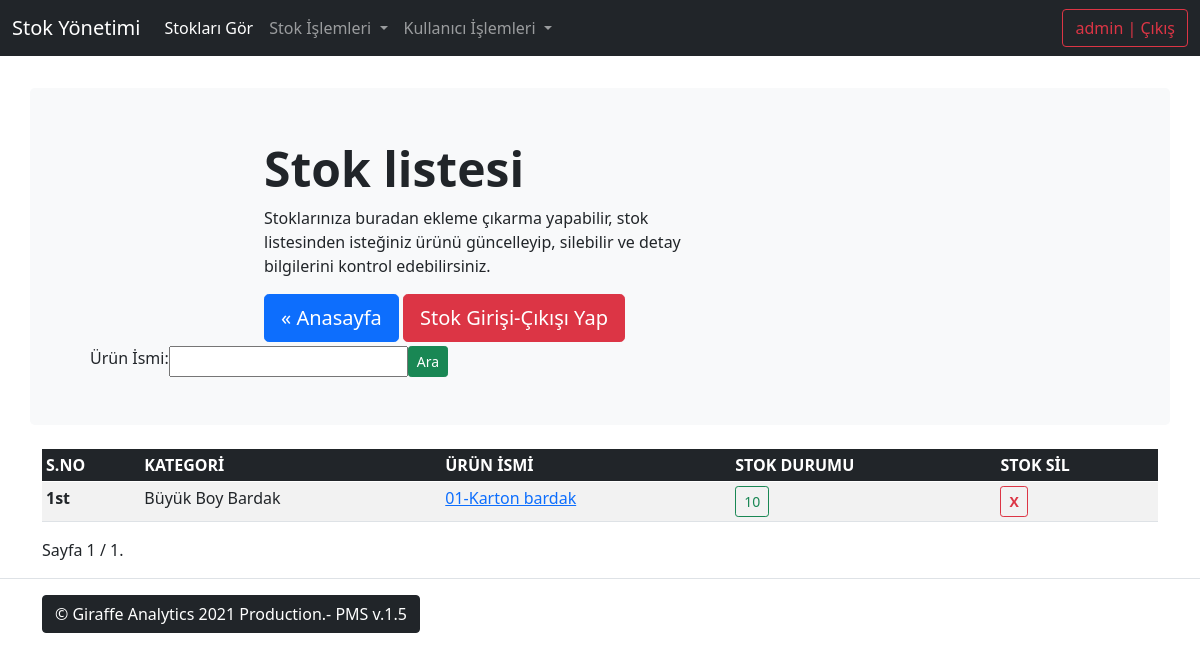
Screenshot of /products/ (signed in) with the database file from the repository.
### products/models/product_model.py (models this page shows, shortened)
class Product(models.Model):
    product_name = models.CharField(max_length=55, verbose_name='Ürün İsmi', unique=True)
    quantity = models.PositiveIntegerField(verbose_name='Ürün Miktarı')
    category = models.ForeignKey('Category', on_delete=models.SET_NULL, null=True, blank=True)
    content = models.TextField(verbose_name="Ürün Açıklaması", max_length=255, null=True, blank=True)
    class Meta:
        verbose_name = "Ürün"
        verbose_name_plural = "Ürünler"
        ordering = ("-id",)

class Category(models.Model):
    name = models.CharField(max_length=30, unique=True, verbose_name='Kategori İsmi')
    class Meta:
        verbose_name = "Kategori"
        verbose_name_plural = "Kategoriler"
        ordering = ['-id']
    def __str__(self):
        return self.name

### products/views/product_list.py (the view)
# urls.py: path('', product_list, name='product-list'),
@login_required
def product_list(request):
    queryset = Product.objects.all()
    form = ProductSearchForm(request.POST or None)
    if request.method == 'POST':
        query = form['product_name'].value()
        queryset = queryset.filter(Q(product_name__icontains=query) |
                                   Q(category__name__icontains=query)).distinct()
    paginator = Paginator(queryset, 25)  # Show 25 result per page.
    page = request.GET.get('page')
    try:
        queryset = paginator.page(page)
    except PageNotAnInteger:
        queryset = paginator.page(1)
    except EmptyPage:
        queryset = paginator.page(paginator.num_pages)
    context = {
        'title': 'Ürünlere ait stok listesi',
        'queryset': queryset,
        'form': form
    }
    return render(request, 'products/product-list.html', context)

### products/forms/product_search_form.py
class ProductSearchForm(forms.ModelForm):
    class Meta:
        model = Product
        fields = ['product_name']

### templates/products/product-list.html (shortened to what this page needs)
{% extends 'base.html' %}
{% load humanize %}
{% block content %}
<main>
    <div class="container py-sm-3">
    <div class="p-5 mb-sm-4 bg-light rounded-3 row">
      <div class="container-fluid py-sm-1 col-md-8 align-self-center">
        <h2 class="display-5 fw-bold">Stok listesi</h2>
        <p class="col-md-8">Stoklarınıza buradan ekleme çıkarma yapabilir, stok listesinden isteğiniz ürünü güncelleyip, silebilir ve detay bilgilerini kontrol edebilirsiniz.</p>
        <a href="{% url 'landing-page' %}" class="btn btn-primary btn-lg" type="button">&laquo; Anasayfa</a>
        <a href="{% url 'products:action-create' %}" class="btn btn-danger btn-lg" type="button">Stok Girişi-Çıkışı Yap</a>
      </div>
        <div class="container-fluid row align-items-end col-auto">
        <form class="d-flex" method="post">
                    {% csrf_token %} {{form.as_table}}
                    <button class="btn btn-success btn-sm" type="submit">Ara</button>
                </form>
        </div>
    </div>
<table class="table table-striped table-hover table-sm">
    <thead class="table-dark">
        <tr>
          <th scope="col">S.NO</th>
          <th scope="col">KATEGORİ</th>
          <th scope="col" data-bs-toggle="tooltip" data-bs-placement="top" title="Ürün Detayı">ÜRÜN İSMİ</th>
          <th scope="col" data-bs-toggle="tooltip" data-bs-placement="top" title="Stok Güncelle">STOK DURUMU</th>
          <th scope="col" data-bs-toggle="tooltip" data-bs-placement="top" title="Ürün Sil">STOK SİL</th>
        </tr>
    </thead>
    <tbody>
        {% for obj in queryset %}
            <tr>
              <th scope="row">{{ forloop.counter | ordinal }}</th>
              <td >{{ obj.category | capfirst }}</td>
              <td><a href="{% url 'products:product-detail' obj.id %}" data-bs-toggle="tooltip" data-bs-placement="top" title="Ürün Detayı">{{ obj.product_name | capfirst }}</a></td>
              <td><a href="{% url 'products:product-update' obj.id %}" class="btn btn-outline-success btn-sm" data-bs-toggle="tooltip" data-bs-placement="top" title="Stok Güncelle">{{ obj.quantity | intcomma}}</a></td>
              <td><a href="{% url 'products:product-delete' obj.id %}" class="btn btn-outline-danger btn-sm" data-bs-toggle="tooltip" data-bs-placement="top" title="Ürün Sil"><b>X</b></a></td>
            </tr>
        {% endfor %}
    </tbody>
</table>
<div class="row">
<div class="col-md-6 col-md-offset-3">
<div class="pagination pagination-sm">
    <span class="step-links">
        <span class="current page-item active">
            Sayfa {{ queryset.number }} / {{ queryset.paginator.num_pages }}.
        </span>
    </span>
</div>
</div>
</div>
</div>
</main>
 {% endblock %}

### templates/navbar.html (shortened to what this page needs)
{% load crispy_forms_filters %}
<nav class="navbar navbar-expand-md navbar-dark fixed-top bg-dark">
  <div class="container-fluid">
    <a class="navbar-brand" href="{% url 'landing-page' %}">Stok Yönetimi</a>
    <div class="collapse navbar-collapse" id="navbarCollapse">
      <ul class="navbar-nav me-auto mb-2 mb-md-0">
        <li class="nav-item">
          <a class="nav-link active" aria-current="page" href="{% url 'products:product-list' %}">Stokları Gör</a>
        </li>
          <li class="nav-item dropdown">
          <a class="nav-link dropdown-toggle" href="#" id="navbarDropdown" role="button" data-bs-toggle="dropdown" aria-expanded="false">
            Stok İşlemleri
          </a>
        </li>
          <li class="nav-item dropdown">
          <a class="nav-link dropdown-toggle" href="#" id="navbarDropdown" role="button" data-bs-toggle="dropdown" aria-expanded="false">
            Kullanıcı İşlemleri
          </a>
        </li>
      </ul>
        {% if user.is_authenticated %}
        <a href="{% url 'user:logout' %}" class="btn btn-outline-danger" type="button">{{ user }} | Çıkış</a>
        {% else %}
        <a href="{% url 'user:login' %}" class="btn btn-outline-success" type="button">Giriş</a>
        {% endif %}
    </div>
  </div>
</nav>

### static/css/navbar-top-fixed.css (style rules this page uses)
body { min-height: 75rem; padding-top: 4.5rem; }

### rows the page displays
Product: category "Büyük Boy Bardak", product_name "01-Karton bardak", quantity "10"

### other values shown
{{ user }} "admin"
{{ queryset.number }} "1"
{{ queryset.paginator.num_pages }} "1"
